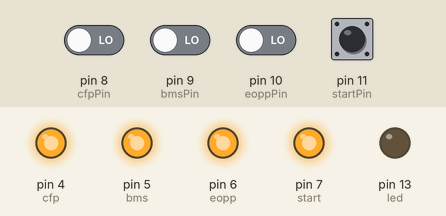
Bench run of a sketch on a simulated Arduino Uno, built with avr-gcc and run on an emulated ATmega328P. Shown: output pins drawn as LEDs (lit = HIGH). Inputs (shaded band) come from the test bench; at power-on: pin 8 (cfpPin), pin 9 (bmsPin), pin 10 (eoppPin), pin 11 (startPin) LOW.

Above: at 1.2 s.
1.3 s: pin 8 (cfpPin) driven HIGH
At 2.2 s:
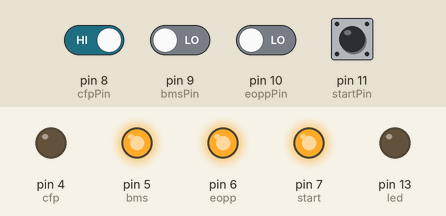
2.8 s: pin 8 (cfpPin) driven LOW and pin 9 (bmsPin) driven HIGH
5.8 s: pin 10 (eoppPin) driven HIGH
At 6.7 s:
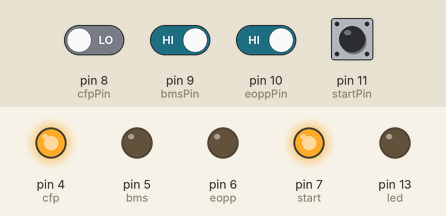
7.8 s: pin 8 (cfpPin) driven HIGH
10.8 s: pin 8 (cfpPin) driven LOW
At 12.4 s:
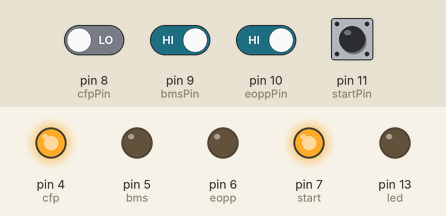
12.8 s: pin 8 (cfpPin) driven HIGH
At 16.58 s:
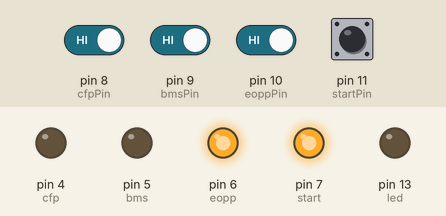
Timing chart, 0 to 16.8 s (numbered marks = the images above; inputs shaded):
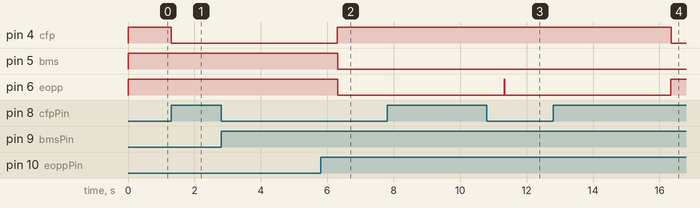

The sketch:

button.ino
```cpp
int cfpPin = 8;
int bmsPin = 9;
int eoppPin = 10;
int startPin = 11;

#define cfp 4
#define bms 5
#define eopp 6
#define start 7

int led = 13;

void setup() {
  pinMode(cfpPin, INPUT);
  pinMode(bmsPin, INPUT);
  pinMode(eoppPin, INPUT);
  pinMode(startPin, INPUT);
  pinMode(cfp, OUTPUT);
  pinMode(bms, OUTPUT);
  pinMode(eopp, OUTPUT);
  pinMode(start, OUTPUT);
  pinMode(led, OUTPUT);
  digitalWrite(cfp, HIGH);
  digitalWrite(bms, HIGH);
  digitalWrite(eopp, HIGH);
  digitalWrite(start, HIGH);
}

void loop() {

  int cfpState = digitalRead(cfpPin);
  int bmsState = digitalRead(bmsPin);
  int eoppState = digitalRead(eoppPin);
  int startState = digitalRead(startPin);

  if(cfpState == 1)
  {//if button is down
    digitalWrite(cfp, LOW);
    delay(5000);
    digitalWrite(cfp, HIGH);
  }
  if(bmsState == 1)
  {//if button is down
    digitalWrite(bms, LOW);
  }
  if(eoppState == 1)
  {//if button is down
    digitalWrite(eopp, LOW);
    delay(5000);
    digitalWrite(eopp, HIGH);
  }
  if(startState == 1)
  {//if button is down
    digitalWrite(start, LOW);
    delay(4000);
    digitalWrite(start, HIGH);
  }
 delay(20);
}
```

Measured:
- after the input at 1.3 s, pin 4 (cfp): HIGH → LOW at once
- after the input at 2.8 s, every drawn part: stays the same
- after the input at 5.8 s, pin 6 (eopp): HIGH → LOW after 0.52 s
- after the input at 7.8 s, every drawn part: stays the same
- after the input at 10.8 s, pin 4 (cfp): stays HIGH (without the input it goes to LOW after 0.54 s)
- after the input at 12.8 s, pin 4 (cfp): HIGH → LOW after 3.6 s; pin 6 (eopp): goes on until 16.3 s, then stays HIGH
